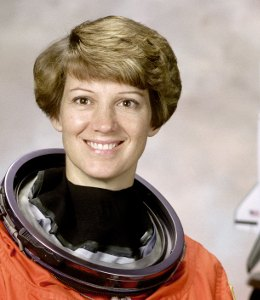
#> input picture mediaengine/tests/assets/face_pd.jpg, 260 x 300 px
$ python clips_probe.py assets/face_pd.jpg
#> lines starting #> are read from the running program, lines starting #| are printed output that depends on the picture
### mediaengine/app/archivist/clips.py
"""Clips from a long video (clipping): a podcast, a stream or an interview is listened to once; the complete thoughts
of 15-90 s that make good short clips are listed with their words, the likeliest first; the chosen ones become
vertical clips with the face in the frame (two people apart: one above the other), the video's own sound and captions
timed to the words.

The video itself is only read. Listening needs the voice add-on (its Whisper); making the clips does not. The jobs run
in the voice-over queue (voice.py: one at a time, Stop, made again after a restart); their files are in its folder.
"""
from __future__ import annotations

import json, math, os, re, shutil, subprocess, threading, wave
from pathlib import Path

from . import textfx as tf
from . import voice as vo
from .platform_adapter import process_kwargs

LENGTHS = {"short": (15.0, 30.0), "medium": (30.0, 60.0), "long": (45.0, 90.0)}
LENGTH_LABELS = {"short": "15–30 s", "medium": "30–60 s", "long": "45–90 s"}
FORMATS = {"vertical": (1080, 1920), "square": (1080, 1080), "original": None}
FORMAT_LABELS = {"vertical": "Vertical 9:16 (TikTok, Reels, Shorts)", "square": "Square 1:1", "original": "As filmed"}
FRAMINGS = {"face": "Keep the face in the frame", "blur": "Whole picture, blurred edges"}
PEOPLE = {"all": "All of them in the picture", "speaker": "The one speaking, close up"}
MAX_CANDIDATES = 40
MAX_CHOSEN = 30
MAX_SOURCE_S = 6 * 3600            # a recording of at most six hours (Whisper on the processor: still within a night)

# words that make an opening or a moment stronger (English and Russian; lower case, without punctuation)
_HOOK = {"secret", "never", "nobody", "nobody's", "everyone", "everybody", "imagine", "truth", "biggest", "best", "worst",
         "mistake", "mistakes", "crazy", "insane", "wrong",
         "секрет", "никогда", "никто", "представь", "представьте", "правда", "самый", "самая", "самое", "лучший", "худший",
         "ошибка", "ошибки", "главное"}
# ... and words that open strongly only as the first word ("Actually", "really" or "this" later on are just talk)
_HOOK_FIRST = {"why", "how", "what", "here's", "listen", "stop", "honestly", "this", "imagine",
               "почему", "как", "зачем", "слушай", "стоп", "честно", "представь"}
_STRONG = {"amazing", "crazy", "insane", "incredible", "never", "always", "best", "worst", "secret", "mistake", "truth",
           "money", "million", "millions", "billion", "love", "hate", "died", "dead", "killed", "shocked", "scared", "huge",
           "impossible", "fired", "rich", "broke", "free", "war", "lie", "lied", "wow", "unbelievable",
           "невероятно", "безумие", "никогда", "всегда", "лучший", "худший", "секрет", "ошибка", "правда", "деньги",
           "миллион", "миллиона", "миллионов", "миллиард", "люблю", "ненавижу", "умер", "шок", "страшно", "огромный",
           "невозможно", "уволили", "богатый", "бесплатно", "война", "врал", "ложь", "вау"}
_BAD_START = {"and", "but", "so", "because", "or", "which", "that", "then", "also", "like", "um", "uh", "yeah", "anyway",
              "и", "но", "а", "потому", "так", "что", "который", "которая", "которые", "также", "ну", "типа", "короче", "ещё"}
_YOU = {"you", "your", "you're", "yourself", "ты", "вы", "тебе", "вам", "тебя", "вас", "твой", "ваш"}
_NUMBER_WORDS = {"hundred", "thousand", "million", "billion", "percent", "сто", "тысяч", "тысячи", "миллион", "процентов",
                 "процента"}
_LAUGH = re.compile(r"(?:\b|^)(?:ha){2,}|laugh|applause|chuckl|(?:х[аи]-?){2,}|смех|смеётся|аплодисмент")
_END = re.compile(r"[.!?…]+[\"'»”)\]]*$")
# talk that is not content: sound checks, greetings, thanks, goodbyes, "subscribe" (a clip of it is no use) - and
# sponsor reads (a clip of an advert is worse than none)
_SMALLTALK = re.compile(
    r"\b(?:how do you hear me|thanks?(?: you)?(?: so much| very much)? for (?:joining|having|watching|listening|tuning in"
    r"|coming on)|welcome (?:back )?to (?:the|our|my|this) (?:show|podcast|channel|stream|episode)|"
    r"that concludes (?:the|this|our|today's) (?:event|show|episode|broadcast|stream|call)|please stand by|"
    r"see you (?:next time|next week|in the next)|(?:like|hit) (?:and|the) subscribe|subscribe to (?:the|my|our) channel|"
    r"smash (?:that|the) like|don't forget to (?:like|subscribe)|follow (?:me|us) on (?:instagram|twitter|tiktok|youtube|twitch|x\b)|"
    r"всем привет|добро пожаловать (?:на|в) (?:канал|стрим|подкаст|выпуск|эфир)|"
    r"спасибо,? что (?:смотрите|посмотрели|были с нами|слушаете|пришли)|подпишись|подпишитесь|подписывайтесь на|"
    r"ставь(?:те)? лайк|(?:нажми|нажмите|жми) (?:на )?колокольчик|до (?:новых|скорых) встреч|до встречи(?=[.!,]|$)|всем пока)")
_AD = re.compile(
    r"\b(?:sponsored by|today'?s sponsor|(?:episode|video|show|stream) is (?:brought to you by|sponsored)|promo code|"
    r"use (?:the )?code \w+ (?:at|for|to)\b|discount code|\d+ ?(?:%|percent) off|free trial|link (?:is )?in the (?:description|bio)|"
    r"dot com slash|промокод|спонсор (?:этого|сегодняшнего|выпуска|видео|канала|подкаста)|ссылка в (?:описании|био))")


class ClipsError(vo.VoiceError):
    pass


def _bare(w: str) -> str:
    return re.sub(r"^[^\w]+|[^\w']+$", "", str(w or "").lower())


# [378 lines left out: functions _ends, sentences, energy_db, _features, find_candidates, words_between and 8 more, not called in this run]


_THUMB_LOCK = threading.Lock()
_HDR: dict = {}


# [60 lines left out: functions _hdr_first, words_of, do, _do_find, not called in this run]


PIECE_S = 1200.0           # Whisper listens to a long video in pieces of about 20 minutes (its memory stays small)


# [45 lines left out: functions _unlink, save_found, rescore, not called in this run]


# ------------------------------------------------------------------------------------------ the face in the frame

_FACES: dict = {}


def _cascade(cv2, path: str):
    """One of OpenCV's face finder files, read by Python and given to OpenCV from memory: OpenCV cannot open a path
    with Russian letters on Windows (a program folder named so)."""
    if not os.path.isfile(path):
        return None
    try:
        fs = cv2.FileStorage(Path(path).read_text("utf-8", errors="replace"), cv2.FILE_STORAGE_READ | cv2.FILE_STORAGE_MEMORY)
        c = cv2.CascadeClassifier()
        if c.read(fs.getFirstTopLevelNode()) and not c.empty():
            return c
    except Exception:
        pass
    try:
        c = cv2.CascadeClassifier(path)
        return None if c.empty() else c
    except Exception:
        return None


FACE_MODEL = Path(__file__).resolve().parent / "assets" / "faces" / "face_detection_yunet_2023mar.onnx"
FACE_SCORE = 0.8                                          # (YuNet's own sureness: below it, the "faces" in busy backgrounds)


class _YuNet:
    """YuNet (OpenCV's FaceDetectorYN, a small face finder made for this): faces looking at the camera or turned,
    small ones (a streamer's camera picture) too; hardly ever a face in a busy background. Looks at a picture about
    640 wide; a close-up too big for it is looked for again in a half-size picture."""
    kind = "yunet"
    width = 640

    def __init__(self, det):
        self.det, self.size = det, None

    # [8 lines left out: function _run_full, not called in this run]

    def _run(self, img) -> list:
        return [b for b, _ in self._run_full(img)]

    # [10 lines left out: function find_full, not called in this run]

    def find(self, bgr) -> list:
        return [b for b, _ in self.find_full(bgr)]


class _Finder:
    """OpenCV's older face finder files (Haar cascades) - only where YuNet cannot run: faces looking at the camera;
    with fewer than two of them, also faces turned to a side (people talking to each other) - both sides."""
    kind = "haar"
    width = 960

    def __init__(self, front, side):
        self.front, self.side = front, side

    def find(self, bgr) -> list:
        import cv2
        g = cv2.cvtColor(bgr, cv2.COLOR_BGR2GRAY) if bgr.ndim == 3 else bgr
        return self.detectMultiScale(g, scaleFactor=1.12, minNeighbors=5, minSize=(max(24, g.shape[0] // 24),) * 2)

    def detectMultiScale(self, img, scaleFactor=1.1, minNeighbors=5, minSize=(0, 0)):
        kw = dict(scaleFactor=scaleFactor, minNeighbors=minNeighbors, minSize=minSize)
        found = [tuple(int(v) for v in r) for r in self.front.detectMultiScale(img, **kw)]
        if self.side is None or len(found) >= 2:          # (two looking at the camera: enough to choose the layout)
            return found
        import numpy as np
        w = img.shape[1]
        side = [tuple(int(v) for v in r) for r in self.side.detectMultiScale(img, **kw)]
        side += [(w - int(x) - int(fw), int(y), int(fw), int(fh))
                 for (x, y, fw, fh) in self.side.detectMultiScale(np.ascontiguousarray(img[:, ::-1]), **kw)]
        for r in side:                                   # (one face seen twice: once)
            if all(abs((r[0] + r[2] / 2) - (q[0] + q[2] / 2)) > 0.5 * max(r[2], q[2]) for q in found):
                found.append(r)
        return found


def _yunet(cv2):
    """YuNet from the program's own file, given to OpenCV from memory (OpenCV cannot open a path with Russian
    letters on Windows); None when this OpenCV cannot run it."""
    path = os.environ.get("MEDENG_FACE_MODEL") or str(FACE_MODEL)
    if not hasattr(cv2, "FaceDetectorYN") or not os.path.isfile(path):
        return None
    import numpy as np
    try:
        buf = np.frombuffer(Path(path).read_bytes(), np.uint8)
        det = cv2.FaceDetectorYN.create("onnx", buf, np.empty(0, np.uint8), (640, 360), FACE_SCORE, 0.3, 50)
    except Exception:
        try:
            det = cv2.FaceDetectorYN.create(path, "", (640, 360), FACE_SCORE, 0.3, 50)
        except Exception:
            return None
    try:                                                  # (it really runs: a blank picture finds nothing)
        f = _YuNet(det)
        f._run(np.zeros((360, 640, 3), np.uint8))
        return f
    except Exception:
        return None


def face_finder():
    """The face finder: YuNet (the program's own file), else OpenCV's own Haar files, else None."""
    if "f" in _FACES:
        return _FACES["f"]
    found = None
    try:
        import cv2
        if os.environ.get("MEDENG_FACE_FINDER") != "haar":
            found = _yunet(cv2)
        if found is None and hasattr(cv2, "CascadeClassifier"):
            base = str(getattr(getattr(cv2, "data", None), "haarcascades", "") or "")
            front = _cascade(cv2, os.environ.get("MEDENG_FACE_CASCADE") or os.path.join(base, "haarcascade_frontalface_default.xml"))
            if front is not None:
                found = _Finder(front, _cascade(cv2, os.path.join(base, "haarcascade_profileface.xml")))
    except Exception:
        found = None
    _FACES["f"] = found
    return found


# [331 lines left out: functions plan_shots, _mouth_region, _speakers, _follow, _path_expr, not called in this run]


def _people(faces: list, fw: int, fh: int) -> list:
    """The faces found in one picture, one per person: a second find close to a bigger one (the same head found twice,
    or a find on the same body) is left out. faces: (centre x, width, centre y), x and width as shares of the width."""
    out = []
    for f in sorted(faces, key=lambda t: -t[1]):
        wpx = f[1] * fw
        if all(abs(f[0] - k[0]) * fw >= 1.5 * k[1] * fw or abs(f[2] - k[2]) * fh >= 2.2 * k[1] * fw for k in out) \
                or wpx <= 0:
            out.append(f)
    return out


# [171 lines left out: functions _facecam, _until, _graph, _cam_chain, _split_chain, _made_before and 2 more, not called in this run]


def _listing(done: dict, folder: Path | None) -> dict:
    return {"clips": [dict(done[k], n=k) for k in sorted(done)], "folder": str(folder) if folder else ""}


# [108 lines left out: functions _make_one, _out_folder, _save, not called in this run]


_LOCK = threading.Lock()

### mediaengine/tests/media_measure.py
"""Exact audio/video lengths by decoding (Windows has no ffprobe; the app's ffmpeg-only probe has no per-stream durations)."""
from __future__ import annotations

import subprocess
from pathlib import Path


def ffmpeg_exe() -> str:
    import os
    if os.environ.get("MEDENG_FFMPEG"):
        return os.environ["MEDENG_FFMPEG"]
    import imageio_ffmpeg
    return imageio_ffmpeg.get_ffmpeg_exe()


# [21 lines left out: functions av_durations, loudness, not called in this run]


# [3 lines that do not run on import are left out]

### mediaengine/tests/clips_probe.py
"""What OpenCV's face finders see in the synthetic shots of clips_check.py (Windows; the sandbox's OpenCV has none).

  python tests/clips_probe.py <work_dir>                  -> JSON on stdout
  python tests/clips_probe.py <work_dir> --real <out_dir> -> real footage: sheets, JSON, ATTRIBUTION.md in out_dir

For each shot (A one face, B two apart, C three, D a streamer's small camera over a "game") and analysis width
(640 / 960): the faces the program's finder finds (YuNet), the people they make (clips._people), and the plan
clips.plan_shots makes of each clip of clips_check. Not a check: it tells how to tune the framing (mediaengine-clips-probe.yml).

--real: the same framing on REAL people talking - public-domain videos only (NASA and other US government works on
Wikimedia Commons: interviews, a crew talking with reporters), found by a Commons search. For three moments of each
video: the plan of a 20 s vertical clip, a sheet with the original pictures (the faces found boxed) next to the
vertical clip's pictures at the same times, the plan as JSON. ATTRIBUTION.md lists every video with its page.
"""
from __future__ import annotations

import json, os, subprocess, sys
from pathlib import Path

import numpy as np

HERE = Path(__file__).resolve().parent
ROOT = HERE.parent


UA = {"User-Agent": "MediaEngine-CI/1.0 (https://github.com/skynder-dev/projects; automated test, small number of requests)"}
API = "https://commons.wikimedia.org/w/api.php"
SEARCHES = ['filetype:video "Astronauts Discuss Life In Space"', 'filetype:video "Crew Members Discuss"',
            'filetype:video "Discusses Life In Space"', "filetype:video NASA interview", "filetype:video podcast NASA"]
KIDS = __import__("re").compile(r"(?i)student|school|kid|child|youth|scout|camp|teen|girl|boy")   # (no children's faces)
PER_SEARCH = 2                                            # (two or three people side by side first: the split layouts)


# [11 lines left out: function _api, not called in this run]


def _plain(s) -> str:
    import html, re
    return re.sub(r"\s+", " ", html.unescape(re.sub(r"<[^>]+>", " ", str(s or "")))).strip()


def _public_domain(lic: str) -> bool:
    n = lic.lower().strip()
    return n.startswith("public domain") or n.startswith("pd") or n.startswith("cc0")


# [154 lines left out: functions discover, real, not called in this run]


def main() -> int:
    work = Path(sys.argv[1]).resolve()
    work.mkdir(parents=True, exist_ok=True)
    os.environ["ARCHIVIST_HOME"] = str(work / "home")
    sys.path.insert(0, str(ROOT / "app"))
    sys.path.insert(0, str(HERE))
    if "--real" in sys.argv:
        return real(work, Path(sys.argv[sys.argv.index("--real") + 1]).resolve())
    import cv2
    from PIL import Image
    from archivist import clips as cl
    from media_measure import ffmpeg_exe
    out: dict = {"opencv": cv2.__version__}
    face = Image.open(HERE / "assets" / "face_pd.jpg").convert("RGB")
#> face is the input picture: PIL image 260x300 RGB; mean R, G, B 157.3, 136.2, 124.3
    big, small = face.resize((520, 600)), face.resize((240, 276))

    def shot(bg, places, img):
#> called with bg = (64, 80, 96)
        im = Image.new("RGB", (1920, 1080), bg)
        for x, y in places:
            im.paste(img, (x, y))
        return im
    shots = {"A": shot((0x40, 0x50, 0x60), [(1252, 240)], big), "B": shot((0xa0, 0x80, 0x60), [(60, 240), (1300, 240)], big),
             "C": shot((0x30, 0x50, 0x30), [(32, 240), (700, 240), (1368, 240)], big),
             "D": shot((0x20, 0x28, 0x30), [(40, 40)], small)}
#> the loop in shot (call 2), `for x, y in places:` made 2 passes
#> (x, y) on passes 1 to 2: (60, 240), (1300, 240)
#> call 3 of shot, with bg = (48, 80, 48)
#> in shot (call 3), `im = Image.new("RGB", (1920, 1080), bg)`:
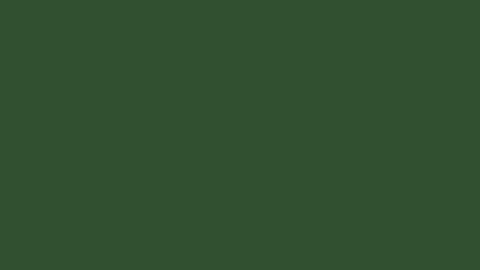
#> im: PIL image 1920x1080 RGB (shown at 1/4 size); mean R, G, B 48, 80, 48
#> the loop in shot (call 3), `for x, y in places:` made 3 passes
#> x on passes 1 to 3: 32, 700, 1368
#> after the loop in shot (call 3), `for x, y in places:`:
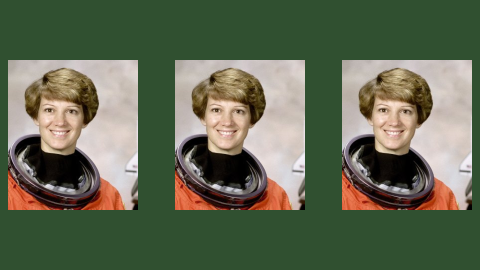
#> im: PIL image 1920x1080 RGB (shown at 1/4 size); mean R, G, B 97.3, 105.4, 82.4
#> call 4 of shot, with bg = (32, 40, 48)
#> in shot (call 4), `im = Image.new("RGB", (1920, 1080), bg)`:
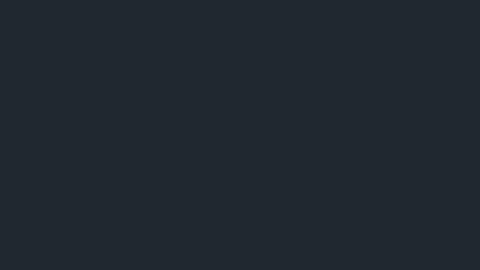
#> im: PIL image 1920x1080 RGB (shown at 1/4 size); mean R, G, B 32, 40, 48
#> the loop in shot (call 4), `for x, y in places:` made 1 pass
#> (x, y) on pass 1: (40, 40)
#> after the loop in shot (call 4), `for x, y in places:`:
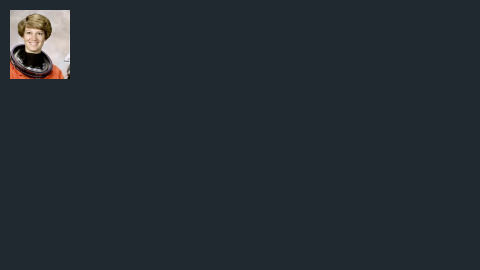
#> im: PIL image 1920x1080 RGB (shown at 1/4 size); mean R, G, B 36, 43.1, 50.4
    finder = cl.face_finder()
    out["finder"] = getattr(finder, "kind", None)
    for name, im in shots.items():
        rgb = np.asarray(im)
        for fw in (640, 960):
            fh = int(round(fw * 1080 / 1920 / 2)) * 2
            f = cv2.resize(cv2.cvtColor(rgb, cv2.COLOR_RGB2BGR), (fw, fh), interpolation=cv2.INTER_AREA)
            both = finder.find(f) if finder else []
            people = cl._people([(float(x + w / 2) / fw, float(w) / fw, float(y + h / 2) / fh) for (x, y, w, h) in both], fw, fh)
            out[f"{name}_{fw}"] = {"finder": [list(map(int, r)) for r in both], "people": [[round(v, 4) for v in p] for p in people]}
#> this loop made 4 passes
#> name on passes 2 to 3: 'B', 'C'
#> pass 1, in find, `g = cv2.cvtColor(bgr, cv2.COLOR_BGR2GRAY) if bgr.ndim == 3 else bgr`:
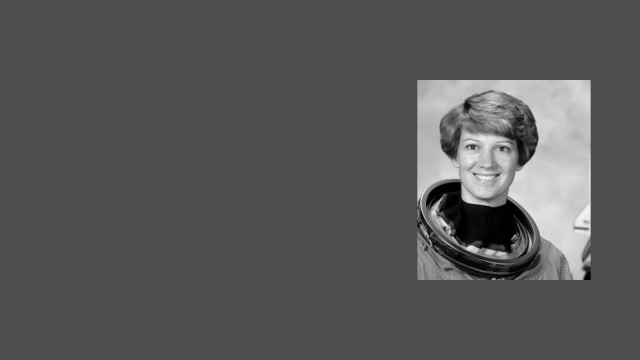
#> g: shape (360, 640); min 0, max 249, mean 86.7
#> pass 2, in find (call 3), `g = cv2.cvtColor(bgr, cv2.COLOR_BGR2GRAY) if bgr.ndim == 3 else bgr`:
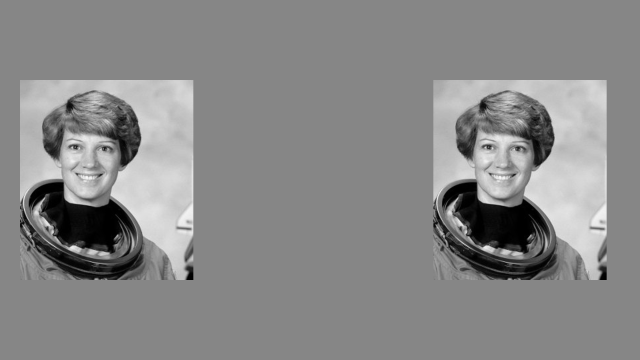
#> g: shape (360, 640); min 0, max 249, mean 136.2
#> after the loop:
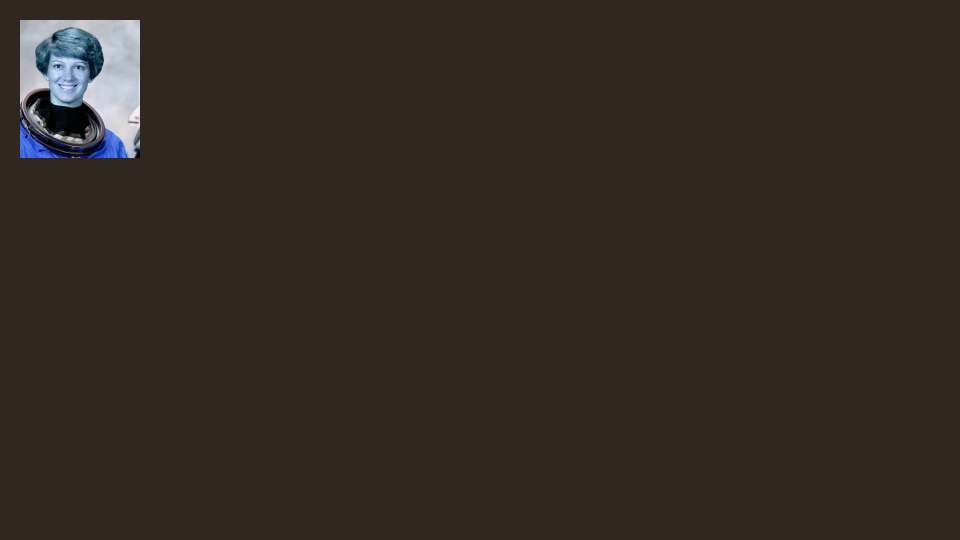
#> f: shape (540, 960, 3); mean R, G, B 50.4, 43.1, 36
#> after the loop, out = 10 items
    # the plans of the clips of clips_check (the same synthetic video)
    ff = ffmpeg_exe()
    src = work / "probe.mp4"
    face_p = HERE / "assets" / "face_pd.jpg"
    subprocess.run([ff, "-v", "error", "-y", "-f", "lavfi", "-i", "color=c=0x405060:s=1920x1080:r=30:d=20",
                    "-f", "lavfi", "-i", "color=c=0xa08060:s=1920x1080:r=30:d=20",
                    "-f", "lavfi", "-i", "color=c=0x305030:s=1920x1080:r=30:d=20", "-loop", "1", "-i", str(face_p),
                    "-f", "lavfi", "-i", "color=c=0x202830:s=1920x1080:r=30:d=20",
                    "-filter_complex", "[3:v]scale=520:600,split=6[f1][f2][f3][f4][f5][f6];[0:v][f1]overlay=1252:240:shortest=1[a];"
                                       "[1:v][f2]overlay=60:240:shortest=1[b0];[b0][f3]overlay=1300:240:shortest=1[b];"
                                       "[2:v][f4]overlay=32:240:shortest=1[c0];[c0][f5]overlay=700:240:shortest=1[c1];"
                                       "[c1][f6]overlay=1368:240:shortest=1[c];"
                                       "[4:v]drawbox=x='mod(t*300,1700)':y=700:w=160:h=160:color=white:t=fill[g0];"
                                       "[3:v]scale=240:276[fc];[g0][fc]overlay=40:40:shortest=1[dd];"
                                       "[a][b][c][dd]concat=n=4:v=1:a=0,format=yuv420p[v]",
                    "-map", "[v]", "-t", "80", "-c:v", "libx264", "-preset", "veryfast", "-crf", "20", str(src)], check=True)
    info = {"w": 1920, "h": 1080, "sar": 1.0}
    for s, e in ((1.0, 17.0), (22.0, 38.0), (12.0, 28.0), (42.0, 58.0), (62.0, 78.0)):
        out[f"plan_{s:g}_{e:g}"] = cl.plan_shots(src, s, e - s, info, 1080 / 1920, "face", split_ok=True)["shots"]
    print(json.dumps(out, indent=1))
    return 0


if __name__ == "__main__":
    sys.exit(main())
#> (the call stopped at in ffmpeg_exe, `return imageio_ffmpeg.get_ffmpeg_exe()`: imageio_ffmpeg is not available in this run)
